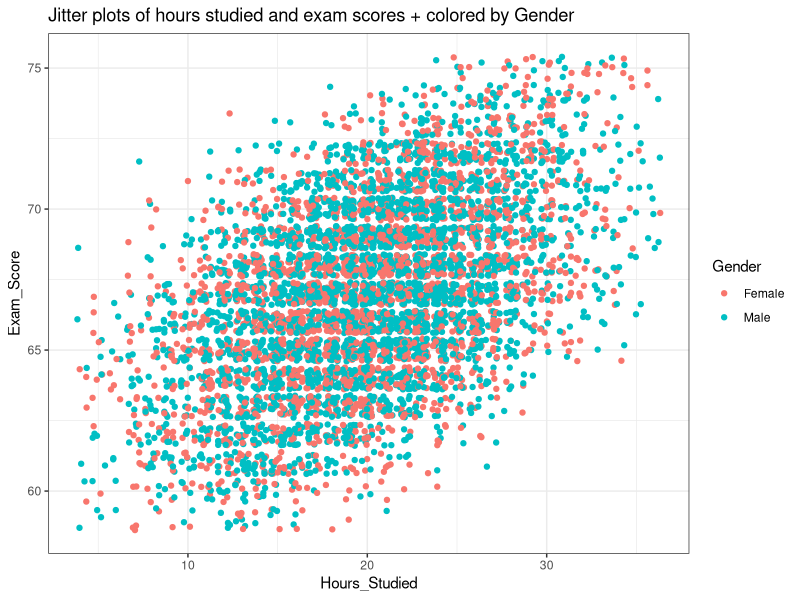
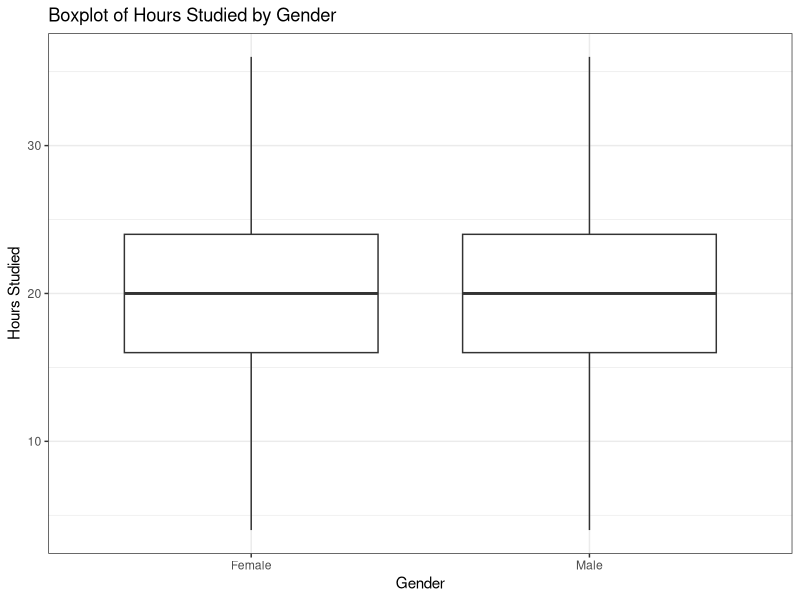
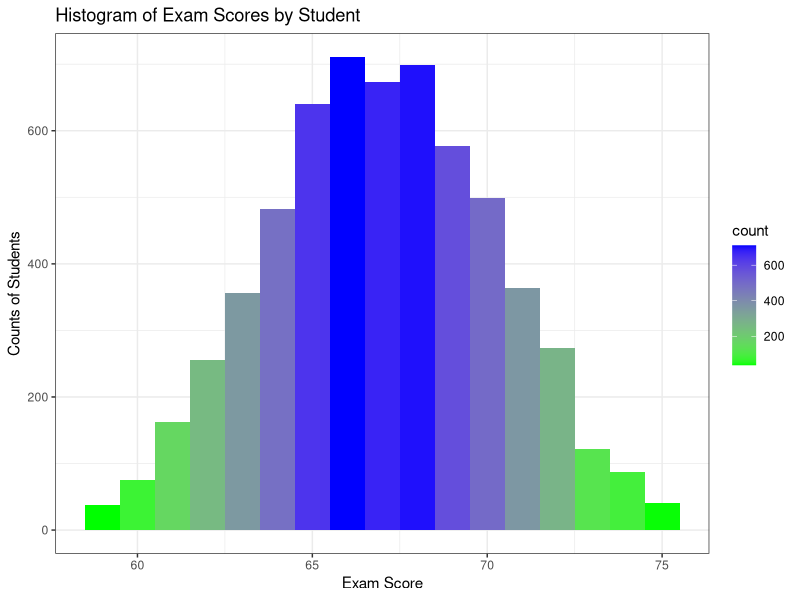
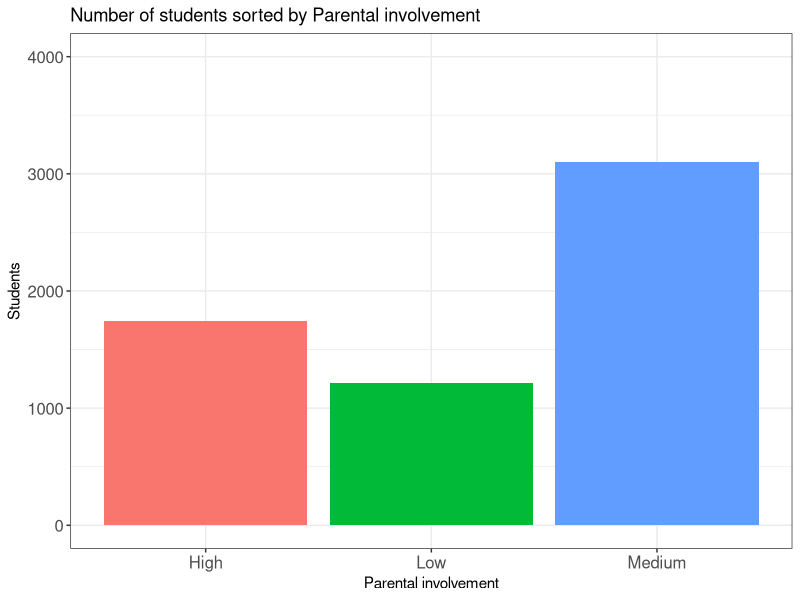

Write R code to recreate these figures, in order.
## ---- chunk 1
library(knitr)
library(markdown)
library(rmarkdown)
library(tidyverse)
library(lubridate)
library(readxl)
theme_set(theme_bw())
## ---- chunk 2
data <- read_csv("data.csv")
## ---- chunk 3
#Jitter plot for hours studied and exam score
ggplot(data, aes(x = Hours_Studied, y = Exam_Score, color = Gender)) + geom_jitter() + scale_fill_manual(values = c("blue", "pink")) + labs(title = "Jitter plots of hours studied and exam scores + colored by Gender")
## ---- chunk 4
# data$Hours_Studied

ggplot(data, aes(x = data$Gender, y = data$Hours_Studied)) + geom_boxplot() +   labs(title = "Boxplot of Hours Studied by Gender", x = "Gender", y = "Hours Studied")
## ---- chunk 5

ggplot(data, aes(x = Exam_Score)) + geom_histogram(binwidth = 1, aes(fill = ..count..)) + scale_fill_gradient(low = "green", high = "blue") + labs(title = "Histogram of Exam Scores by Student", x = "Exam Score" , y = "Counts of Students")

## ---- chunk 6
ggplot(data, aes(x=Parental_Involvement, fill = Parental_Involvement))+
  geom_bar() +
  labs(title="Number of students sorted by Parental involvement", x="Parental involvement", y="Students")+
  ylim(0,4000) +
  theme(legend.position = "none",axis.text = element_text(size = 12))
## ---- chunk 7
print("anders er gay")
## ---- chunk 8
print("anders er gay")
